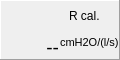
   <widget class="QFrame" name="ResShow_frame">
    <property name="geometry">
     <rect>
      <x>780</x>
      <y>260</y>
      <width>120</width>
      <height>60</height>
     </rect>
    </property>
    <property name="frameShape">
     <enum>QFrame::Panel</enum>
    </property>
    <property name="frameShadow">
     <enum>QFrame::Raised</enum>
    </property>
    <widget class="QLabel" name="ResShow_value">
     <property name="geometry">
      <rect>
       <x>1</x>
       <y>19</y>
       <width>58</width>
       <height>40</height>
      </rect>
     </property>
     <property name="font">
      <font>
       <pointsize>14</pointsize>
      </font>
     </property>
     <property name="autoFillBackground">
      <bool>true</bool>
     </property>
     <property name="styleSheet">
      <string notr="true"/>
     </property>
     <property name="frameShape">
      <enum>QFrame::NoFrame</enum>
     </property>
     <property name="text">
      <string>--</string>
     </property>
     <property name="textFormat">
      <enum>Qt::RichText</enum>
     </property>
     <property name="alignment">
      <set>Qt::AlignBottom|Qt::AlignRight|Qt::AlignTrailing</set>
     </property>
     <property name="margin">
      <number>4</number>
     </property>
     <property name="indent">
      <number>0</number>
     </property>
    </widget>
    <widget class="QLabel" name="ResShow_unit">
     <property name="geometry">
      <rect>
       <x>60</x>
       <y>35</y>
       <width>60</width>
       <height>15</height>
      </rect>
     </property>
     <property name="font">
      <font>
       <pointsize>8</pointsize>
      </font>
     </property>
     <property name="text">
      <string>cmH2O/(l/s)</string>
     </property>
    </widget>
    <widget class="QLabel" name="ResShow_label">
     <property name="geometry">
      <rect>
       <x>69</x>
       <y>1</y>
       <width>50</width>
       <height>30</height>
      </rect>
     </property>
     <property name="text">
      <string>R cal.</string>
     </property>
     <property name="wordWrap">
      <bool>true</bool>
     </property>
    </widget>
   </widget>
